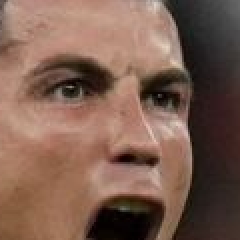
#> input picture BuiltIn_Face_Recognizer/Faces/train/cristiano_ronaldo/cristiano_ronaldo1.png, 120 x 120 px, found by its file name (shown 2 times larger); its folder holds only this picture in this run
$ python face_recognizer_train.py
#> lines starting #> are read from the running program, lines starting #| are printed output that depends on the picture
import os
import cv2 as cv
import numpy as np

sports_people = []
for i in os.listdir(r'F:\\All My Code\\PythonOpenCV\\BuiltIn_Face_Recognizer\\Faces\\train'):
    sports_people.append(i)
#> pass 2 of the loop `for i in os.listdir(r'F:\\All My Code\\PythonOpenCV\\BuiltIn_Face_Reco..`:

DIR = r'F:\\All My Code\\PythonOpenCV\\BuiltIn_Face_Recognizer\\Faces\\train'
haar_cascade = cv.CascadeClassifier('haarcascade_frontalface_default.xml')


features = []
labels = []

def create_train():
    for sports_person in sports_people:
        path = os.path.join(DIR, sports_person)
        label = sports_people.index(sports_person)

        for img in os.listdir(path):
            img_path = os.path.join(path, img)

            img_array = cv.imread(img_path)
#> img_array is the input picture: shape (120, 120, 3); mean B, G, R 80.2, 94.1, 124.6
            gray = cv.cvtColor(img_array, cv.COLOR_BGR2GRAY)
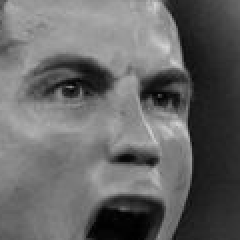
#> gray: shape (120, 120) (shown 2 times larger); min 0, max 213, mean 101.7
            faces_rectangle = haar_cascade.detectMultiScale(gray, scaleFactor=1.11, minNeighbors=5)
#> faces_rectangle = [[13, 8, 99, 99]]

            for (x, y, w, h) in faces_rectangle:
                face_roi = gray[y:y+h, x:x+w]
                features.append(face_roi)
                labels.append(label)
#> this loop made 1 pass
#> pass 1, in create_train, `face_roi = gray[y:y+h, x:x+w]`:
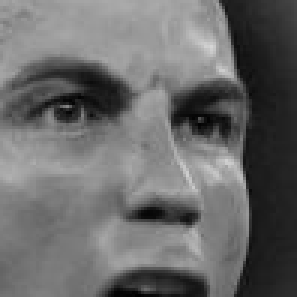
#> face_roi: shape (99, 99) (shown 3 times larger); min 1, max 213, mean 105.4
#> after the loop, features = 1 item; labels = [0]
#> pass 2 of the loop in create_train, `for sports_person in sports_people:`:
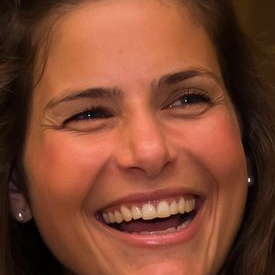
#> input picture BuiltIn_Face_Recognizer/Faces/train/julia_gorges/julia_gorges1.png, 275 x 275 px, found by its file name
#> in create_train, img_array is the input picture: shape (275, 275, 3); mean B, G, R 49.3, 70.4, 125.7
#> in create_train, `gray = cv.cvtColor(img_array, cv.COLOR_BGR2GRAY)`:
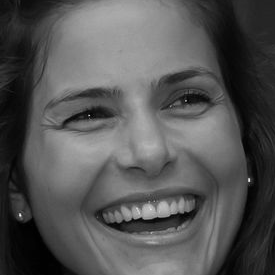
#> gray: shape (275, 275); min 0, max 250, mean 84.6
#> faces_rectangle = [[28, 23, 223, 223]]
#> the loop in create_train, `for (x, y, w, h) in faces_rectangle:` made 1 pass
#> pass 1, in create_train, `face_roi = gray[y:y+h, x:x+w]`:
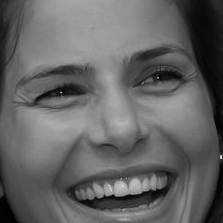
#> face_roi: shape (223, 223); min 0, max 238, mean 99.8
#> after the loop in create_train, `for (x, y, w, h) in faces_rectangle:`: features = 2 items; labels = [0, 1]


create_train()
print(f'Length of features: {len(features)}')
#| Length of features: 2
print(f'Lengthof labels: {len(labels)}')
#| Lengthof labels: 2

# Convert features and labels to np arrays
features = np.array(features, dtype='object')
labels = np.array(labels)

face_recog = cv.face.LBPHFaceRecognizer_create()

# Train the recognizer
face_recog.train(features, labels)
print(f'Training Done')

face_recog.save('face_recognizer_trained.yml')
np.save('features.npy', features)
np.save('labels.npy', labels)
print(f'Saving Done')
